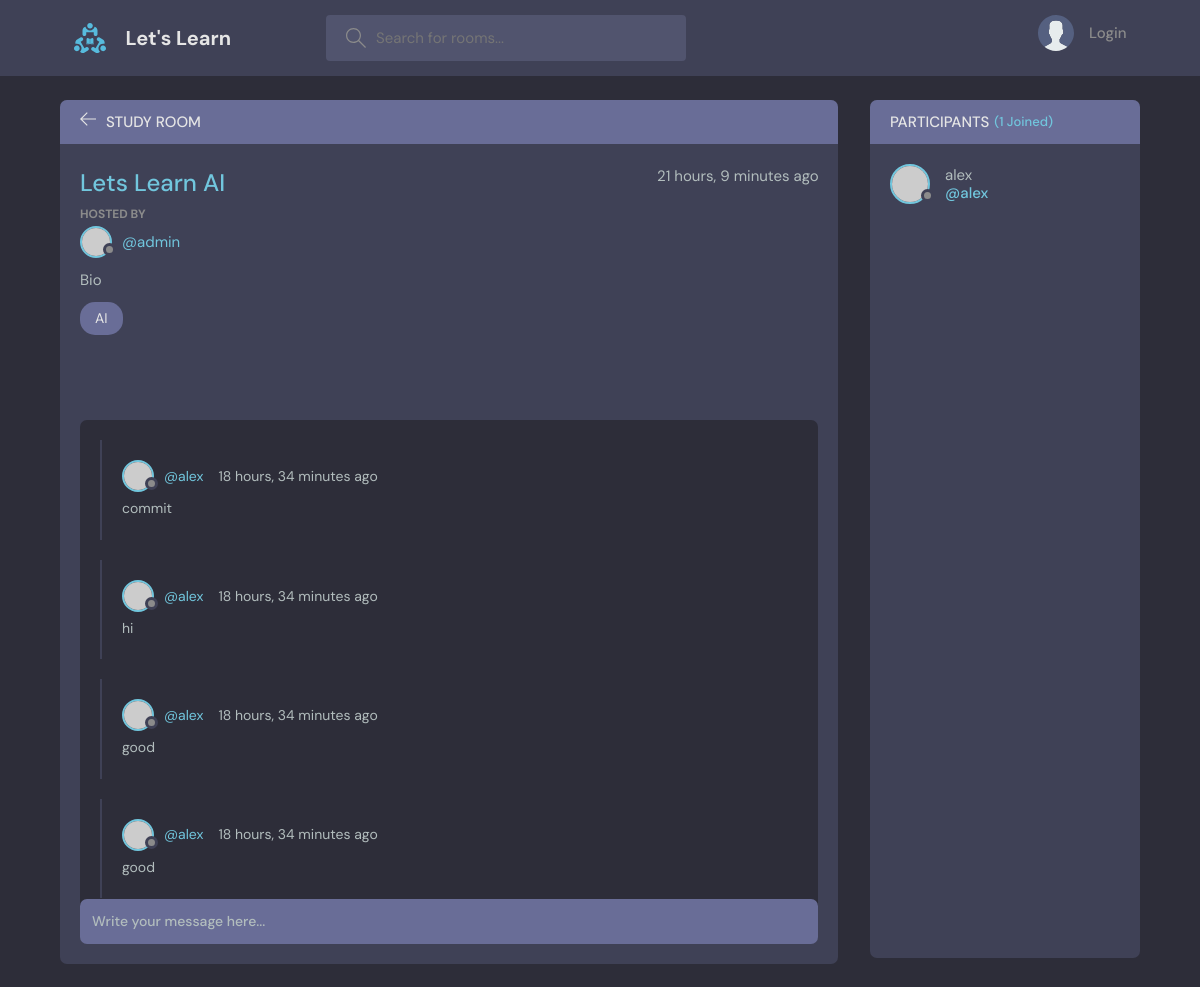
The page /room/1/ on the database its author committed.
### base/models.py (models this page shows, shortened)
class Room(models.Model):
    host = models.ForeignKey(User, on_delete=models.SET_NULL, null=True)
    topic = models.ForeignKey(Topic, on_delete=models.SET_NULL, null=True)
    name = models.CharField(max_length=200)
    description = models.TextField(null=True, blank=True)
    participants = models.ManyToManyField(User, related_name='participants', blank=True)
    updated = models.DateTimeField(auto_now=True)
    created = models.DateTimeField(auto_now_add=True)
    class Meta:
        ordering = ['-updated', '-created']

class Topic(models.Model):
    name = models.CharField(max_length=200)
    def __str__(self):
        return self.name

class Message(models.Model):
    user = models.ForeignKey(User, on_delete=models.CASCADE)
    room = models.ForeignKey(Room, on_delete=models.CASCADE)
    body = models.TextField()
    updated = models.DateTimeField(auto_now=True)
    created = models.DateTimeField(auto_now_add=True)
    class Meta:
        ordering = ['-updated', '-created']

### users/models.py (models this page shows)
class User(AbstractUser):
    name = models.CharField(max_length=200, null=True, blank=True)
    email = models.EmailField(blank=True, null=True)
    bio = models.TextField(null=True)
    avatar = models.ImageField(null=True, default='avatar.svg')

### base/views.py (the view, shortened to what this page needs)
# urls.py: path('room/<str:pk>/', views.room, name='room'),
def room(request, pk):
    room = Room.objects.get(id=pk)
    room_messages = room.message_set.all()
    participants = room.participants.all()
    context = {'room': room, 'room_messages': room_messages, 'participants': participants}
    return render(request, 'base/room.html', context)

### base/templates/base/room.html (shortened to what this page needs)
{% extends 'main.html' %}
{% block content %}
    <main class="profile-page layout layout--2">
        <div class="container">
            <div class="room">
                <div class="room__top">
                    <div class="room__topLeft">
                        <a href="{% url 'home' %}">
                            <svg version="1.1" xmlns="http://www.w3.org/2000/svg" width="32" height="32"
                                 viewBox="0 0 32 32">
                                <title>arrow-left</title>
                                <path
                                        d="M13.723 2.286l-13.723 13.714 13.719 13.714 1.616-1.611-10.96-10.96h27.625v-2.286h-27.625l10.965-10.965-1.616-1.607z"
                                ></path>
                            </svg>
                        </a>
                        <h3>Study Room</h3>
                    </div>
                </div>
                <div class="room__box scroll">
                    <div class="room__header scroll">
                        <div class="room__info">
                            <h3>{{ room.name }}</h3>
                            <span>{{ room.created|timesince }} ago</span>
                        </div>
                        <div class="room__hosted">
                            <p>Hosted By</p>
                            <a href="{% url 'user-profile' room.host.id %}" class="room__author">
                                <div class="avatar avatar--small">
                                    <img src="https://randomuser.me/api/portraits/men/37.jpg"/>
                                </div>
                                <span>@{{ room.host.username }}</span>
                            </a>
                        </div>
                        <div class="room__details">
                           {{ room.description }}
                        </div>
                        <span class="room__topics">{{ room.topic }}</span>
                    </div>
                    <div class="room__conversation">
                        <div class="threads scroll">
                            {% for message in room_messages %}
                                <div class="thread">
                                    <div class="thread__top">
                                        <div class="thread__author">
                                            <a href="{% url 'user-profile' message.user.id %}"
                                               class="thread__authorInfo">
                                                <div class="avatar avatar--small">
                                                    <img src="https://randomuser.me/api/portraits/men/37.jpg"/>
                                                </div>
                                                <span>@{{ message.user.username }}</span>
                                            </a>
                                            <span class="thread__date">{{ message.created|timesince }} ago</span>
                                        </div>
                                    </div>
                                    <div class="thread__details">
                                        {{ message.body }}
                                    </div>
                                </div>
                            {% endfor %}
                        </div>
                    </div>
                </div>
                <div class="room__message">
                    <form action="" method="POST">
                        <input name="body" placeholder="Write your message here..."/>
                    </form>
                </div>
            </div>
            <div class="participants">
                <h3 class="participants__top">Participants <span>({{ participants.count }} Joined)</span></h3>
                <div class="participants__list scroll">
                    {% for user in participants %}
                        <a href="{% url 'user-profile' user.id %}" class="participant">
                            <div class="avatar avatar--medium">
                                <img src="https://randomuser.me/api/portraits/men/37.jpg"/>
                            </div>
                            <p>
                                {{ user.username }}
                                <span>@{{ user.username }}</span>
                            </p>
                        </a>
                    {% endfor %}
                </div>
            </div>
        </div>
    </main>
{% endblock %}

### rows shown on the page
Room: name "Lets Learn AI", created "21 hours, 9 minutes", host.username "admin", description "Bio", topic "AI"
Message: user.username "alex", created "18 hours, 34 minutes", body "commit"
Message: user.username "alex", created "18 hours, 34 minutes", body "hi"
Message: user.username "alex", created "18 hours, 34 minutes", body "good"
Message: user.username "alex", created "18 hours, 34 minutes", body "good"
User: username "alex"

### other values the page prints
{{ participants.count }} "1"
